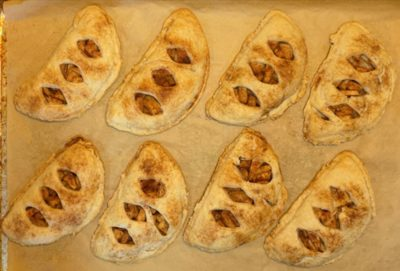
#> input picture app/src/main/assets/foodphotos/apple_pie.jpg, 400 x 271 px
$ python -i fetch_images.py   (imports and definitions only)
#> lines starting #> are read from the running program, lines starting #| are printed output that depends on the picture
#> further down, picture is the input picture: PIL image 400x271 RGB; mean R, G, B 197.8, 144.8, 68.6
"""Builds a small labelled test set of Vietnamese dish photos from Wikimedia Commons.

    python test/eval/fetch_images.py        (from the server folder)

Each dish in DISHES is searched on Commons; the first few photos are downloaded, centre-cropped to a
square and scaled to 512 px — the same shape the app's camera sends. manifest.json records where
every photo came from, with its author and licence. The photos are for measuring accuracy only and
are not shipped with the app.

Search results are not perfect: review contact_sheet.jpg and list wrong photos in exclude.txt
(one file name per line); eval.mjs skips those.
"""
import io
import json
import os
import re
import sys
import time
import urllib.parse
import urllib.request

from PIL import Image, ImageDraw

HERE = os.path.dirname(os.path.abspath(__file__))
IMAGES = os.path.join(HERE, 'images')
PER_DISH = 4
USER_AGENT = 'CaloCareEval/1.0 (accuracy test set for a calorie tracking app)'

# label (exactly as in the app's food table) -> Commons search text
DISHES = {
    'Phở bò': 'phở bò', 'Phở gà': 'phở gà', 'Bánh mì thịt': 'bánh mì thịt sandwich', 'Cơm tấm sườn bì chả': 'cơm tấm',
    'Bún chả': 'bún chả', 'Bún bò Huế': 'bún bò Huế', 'Bún riêu cua': 'bún riêu', 'Gỏi cuốn': 'gỏi cuốn', 'Chả giò': 'chả giò',
    'Bánh xèo': 'bánh xèo', 'Bánh cuốn': 'bánh cuốn', 'Mì Quảng': 'mì Quảng', 'Hủ tiếu Nam Vang': 'hủ tiếu Nam Vang', 'Cao lầu': 'cao lầu',
    'Bánh chưng': 'bánh chưng', 'Bánh bao nhân thịt': 'bánh bao', 'Bún đậu mắm tôm': 'bún đậu mắm tôm', 'Bún thịt nướng': 'bún thịt nướng',
    'Bò kho bánh mì': 'bò kho', 'Bánh canh cua': 'bánh canh cua', 'Cà phê sữa đá': 'cà phê sữa đá', 'Trà sữa trân châu': 'bubble tea cup',
    'Bánh flan': 'bánh flan', 'Trứng vịt lộn': 'balut egg', 'Cơm trắng': 'bowl of steamed white rice', 'Canh chua cá': 'canh chua',
    'Thịt kho trứng': 'thịt kho trứng', 'Rau muống xào tỏi': 'rau muống xào tỏi', 'Bánh bột lọc': 'bánh bột lọc', 'Nem nướng cuốn': 'nem nướng',
    'Xôi gà': 'xôi gà', 'Cháo lòng': 'cháo lòng', 'Bánh tráng trộn': 'bánh tráng trộn', 'Chè Thái': 'chè Thái', 'Bánh trung thu thập cẩm': 'bánh trung thu',
}


def api(params):
    url = 'https://commons.wikimedia.org/w/api.php?' + urllib.parse.urlencode({**params, 'format': 'json'})
    with urllib.request.urlopen(urllib.request.Request(url, headers={'User-Agent': USER_AGENT}), timeout=30) as r:
        return json.load(r)


def strip_html(text):
    return re.sub(r'<[^>]+>', '', text or '').strip()[:120]


def square(image, side=512):
#> called with side = 512
    image = image.convert('RGB')
    w, h = image.size
#> w = 400; h = 271
    m = min(w, h)
#> m = 271
    return image.crop(((w - m) // 2, (h - m) // 2, (w + m) // 2, (h + m) // 2)).resize((side, side), Image.LANCZOS)
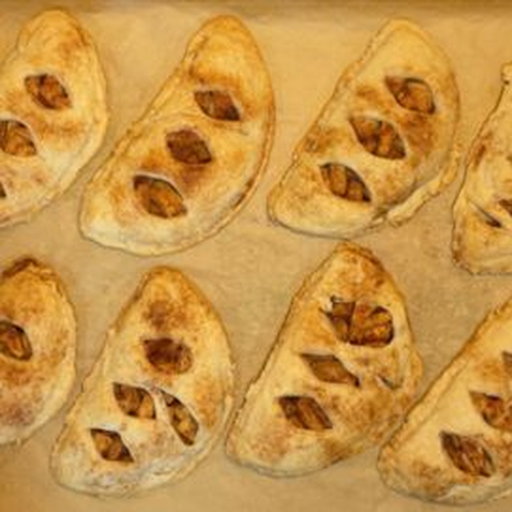
#> returned value: PIL image 512x512 RGB; mean R, G, B 200.9, 148.3, 71.5


def slug(label):
    import unicodedata
    folded = unicodedata.normalize('NFD', label.lower().replace('đ', 'd'))
    return re.sub(r'[^a-z0-9]+', '_', ''.join(c for c in folded if unicodedata.category(c) != 'Mn')).strip('_')


# [1 line not run here, left out]
manifest = []
# [33 lines not run here, left out]

# Contact sheet for a quick visual check of the labels.
cols, cell = 12, 110
rows = (len(manifest) + cols - 1) // cols
sheet = Image.new('RGB', (cols * cell, rows * (cell + 14)), 'white')
draw = ImageDraw.Draw(sheet)
# [6 lines not run here, left out]

>>> from PIL import Image
>>> picture = Image.open('../../../app/src/main/assets/foodphotos/apple_pie.jpg')
>>> result = square(picture)

$ run again, on app/src/main/assets/foodphotos/banh_bao.jpg
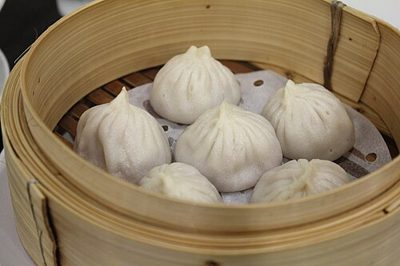
#> input picture app/src/main/assets/foodphotos/banh_bao.jpg, 400 x 266 px
#> picture is the input picture: PIL image 400x266 RGB; mean R, G, B 145.3, 125.8, 96.8
#> in square, `return image.crop(((w - m) // 2, (h - m) // 2, (w + m) // 2, (h + m) /..`:
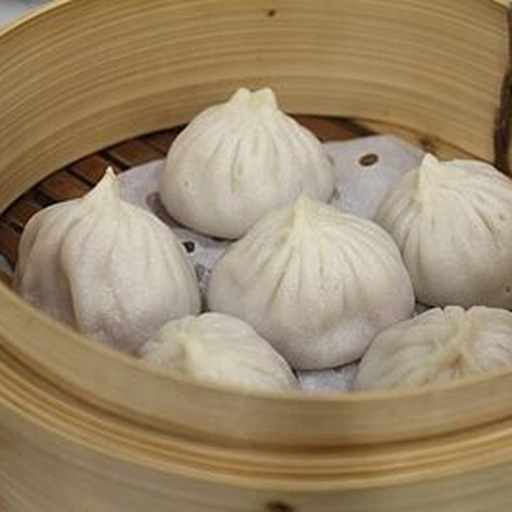
#> returned value: PIL image 512x512 RGB; mean R, G, B 155.9, 136.7, 107.1
